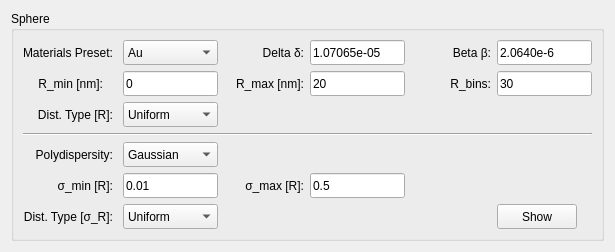
                       <widget class="QWidget" name="particleSpherePage">
                        <layout class="QHBoxLayout" name="horizontalLayout_5">
                         <item>
                          <widget class="QGroupBox" name="particleSphereBox">
                           <property name="sizePolicy">
                            <sizepolicy hsizetype="Preferred" vsizetype="Preferred">
                             <horstretch>0</horstretch>
                             <verstretch>0</verstretch>
                            </sizepolicy>
                           </property>
                           <property name="minimumSize">
                            <size>
                             <width>0</width>
                             <height>0</height>
                            </size>
                           </property>
                           <property name="sizeIncrement">
                            <size>
                             <width>0</width>
                             <height>0</height>
                            </size>
                           </property>
                           <property name="baseSize">
                            <size>
                             <width>0</width>
                             <height>0</height>
                            </size>
                           </property>
                           <property name="cursor">
                            <cursorShape>ArrowCursor</cursorShape>
                           </property>
                           <property name="title">
                            <string>Sphere</string>
                           </property>
                           <layout class="QGridLayout" name="gridLayout_4">
                            <item row="1" column="3">
                             <widget class="QLineEdit" name="particleSphereRmaxValue">
                              <property name="minimumSize">
                               <size>
                                <width>95</width>
                                <height>20</height>
                               </size>
                              </property>
                              <property name="maximumSize">
                               <size>
                                <width>95</width>
                                <height>25</height>
                               </size>
                              </property>
                              <property name="text">
                               <string>20</string>
                              </property>
                             </widget>
                            </item>
                            <item row="5" column="3">
                             <widget class="QLineEdit" name="particleSphereSigmaMaxRValue">
                              <property name="minimumSize">
                               <size>
                                <width>95</width>
                                <height>20</height>
                               </size>
                              </property>
                              <property name="maximumSize">
                               <size>
                                <width>95</width>
                                <height>25</height>
                               </size>
                              </property>
                              <property name="text">
                               <string>0.5</string>
                              </property>
                             </widget>
                            </item>
                            <item row="2" column="1">
                             <widget class="QComboBox" name="particleSphereDistTypeRCombox">
                              <property name="minimumSize">
                               <size>
                                <width>95</width>
                                <height>25</height>
                               </size>
                              </property>
                              <property name="maximumSize">
                               <size>
                                <width>95</width>
                                <height>16777215</height>
                               </size>
                              </property>
                              <item>
                               <property name="text">
                                <string>Uniform</string>
                               </property>
                              </item>
                              <item>
                               <property name="text">
                                <string>Gaussian</string>
                               </property>
                              </item>
                              <item>
                               <property name="text">
                                <string>Log-normal</string>
                               </property>
                              </item>
                             </widget>
                            </item>
                            <item row="2" column="0">
                             <widget class="QLabel" name="particleSphereDistTypeRLabel">
                              <property name="sizePolicy">
                               <sizepolicy hsizetype="Fixed" vsizetype="Fixed">
                                <horstretch>0</horstretch>
                                <verstretch>0</verstretch>
                               </sizepolicy>
                              </property>
                              <property name="minimumSize">
                               <size>
                                <width>90</width>
                                <height>25</height>
                               </size>
                              </property>
                              <property name="maximumSize">
                               <size>
                                <width>16777215</width>
                                <height>16777215</height>
                               </size>
                              </property>
                              <property name="text">
                               <string>Dist. Type [R]:</string>
                              </property>
                              <property name="alignment">
                               <set>Qt::AlignRight|Qt::AlignTrailing|Qt::AlignVCenter</set>
                              </property>
                             </widget>
                            </item>
                            <item row="0" column="3">
                             <widget class="QLineEdit" name="particleSphereDeltaValue">
                              <property name="minimumSize">
                               <size>
                                <width>95</width>
                                <height>20</height>
                               </size>
                              </property>
                              <property name="maximumSize">
                               <size>
                                <width>95</width>
                                <height>25</height>
                               </size>
                              </property>
                              <property name="text">
                               <string>1.07065e-05</string>
                              </property>
                             </widget>
                            </item>
                            <item row="1" column="1">
                             <widget class="QLineEdit" name="particleSphereRminValue">
                              <property name="minimumSize">
                               <size>
                                <width>95</width>
                                <height>20</height>
                               </size>
                              </property>
                              <property name="maximumSize">
                               <size>
                                <width>95</width>
                                <height>25</height>
                               </size>
                              </property>
                              <property name="text">
                               <string>0</string>
                              </property>
                             </widget>
                            </item>
                            <item row="5" column="0">
                             <widget class="QLabel" name="particleSphereSigmaMinRLabel">
                              <property name="sizePolicy">
                               <sizepolicy hsizetype="Fixed" vsizetype="Fixed">
                                <horstretch>0</horstretch>
                                <verstretch>0</verstretch>
                               </sizepolicy>
                              </property>
                              <property name="minimumSize">
                               <size>
                                <width>90</width>
                                <height>25</height>
                               </size>
                              </property>
                              <property name="maximumSize">
                               <size>
                                <width>16777215</width>
                                <height>16777215</height>
                               </size>
                              </property>
                              <property name="text">
                               <string>σ_min [R]:</string>
                              </property>
                              <property name="alignment">
                               <set>Qt::AlignRight|Qt::AlignTrailing|Qt::AlignVCenter</set>
                              </property>
                             </widget>
                            </item>
                            <item row="5" column="1">
                             <widget class="QLineEdit" name="particleSphereSigmaMinRValue">
                              <property name="minimumSize">
                               <size>
                                <width>95</width>
                                <height>20</height>
                               </size>
                              </property>
                              <property name="maximumSize">
                               <size>
                                <width>95</width>
                                <height>25</height>
                               </size>
                              </property>
                              <property name="text">
                               <string>0.01</string>
                              </property>
                             </widget>
                            </item>
                            <item row="0" column="1">
                             <widget class="QComboBox" name="particleSphereCombox">
                              <property name="minimumSize">
                               <size>
                                <width>95</width>
                                <height>25</height>
                               </size>
                              </property>
                              <property name="maximumSize">
                               <size>
                                <width>95</width>
                                <height>16777215</height>
                               </size>
                              </property>
                              <item>
                               <property name="text">
                                <string>Au</string>
                               </property>
                              </item>
                              <item>
                               <property name="text">
                                <string>Silicon</string>
                               </property>
                              </item>
                              <item>
                               <property name="text">
                                <string>Ag</string>
                               </property>
                              </item>
                              <item>
                               <property name="text">
                                <string>User-defined</string>
                               </property>
                              </item>
                             </widget>
                            </item>
                            <item row="3" column="0" colspan="6">
                             <widget class="QFrame" name="particleSphereDiver">
                              <property name="sizePolicy">
                               <sizepolicy hsizetype="Preferred" vsizetype="Fixed">
                                <horstretch>0</horstretch>
                                <verstretch>0</verstretch>
                               </sizepolicy>
                              </property>
                              <property name="minimumSize">
                               <size>
                                <width>0</width>
                                <height>0</height>
                               </size>
                              </property>
                              <property name="frameShape">
                               <enum>QFrame::HLine</enum>
                              </property>
                              <property name="frameShadow">
                               <enum>QFrame::Sunken</enum>
                              </property>
                             </widget>
                            </item>
                            <item row="0" column="0">
                             <widget class="QLabel" name="particleSphereMaterialsPresetLabel">
                              <property name="sizePolicy">
                               <sizepolicy hsizetype="Fixed" vsizetype="Fixed">
                                <horstretch>0</horstretch>
                                <verstretch>0</verstretch>
                               </sizepolicy>
                              </property>
                              <property name="minimumSize">
                               <size>
                                <width>90</width>
                                <height>25</height>
                               </size>
                              </property>
                              <property name="maximumSize">
                               <size>
                                <width>16777215</width>
                                <height>16777215</height>
                               </size>
                              </property>
                              <property name="text">
                               <string>Materials Preset: </string>
                              </property>
                             </widget>
                            </item>
                            <item row="0" column="2">
                             <widget class="QLabel" name="particleSphereDeltaLabel">
                              <property name="sizePolicy">
                               <sizepolicy hsizetype="Fixed" vsizetype="Fixed">
                                <horstretch>0</horstretch>
                                <verstretch>0</verstretch>
                               </sizepolicy>
                              </property>
                              <property name="minimumSize">
                               <size>
                                <width>80</width>
                                <height>25</height>
                               </size>
                              </property>
                              <property name="maximumSize">
                               <size>
                                <width>16777215</width>
                                <height>16777215</height>
                               </size>
                              </property>
                              <property name="text">
                               <string>Delta δ:</string>
                              </property>
                              <property name="alignment">
                               <set>Qt::AlignRight|Qt::AlignTrailing|Qt::AlignVCenter</set>
                              </property>
                             </widget>
                            </item>
                            <item row="1" column="2">
                             <widget class="QLabel" name="particleSphereLabel">
                              <property name="sizePolicy">
                               <sizepolicy hsizetype="Fixed" vsizetype="Fixed">
                                <horstretch>0</horstretch>
                                <verstretch>0</verstretch>
                               </sizepolicy>
                              </property>
                              <property name="minimumSize">
                               <size>
                                <width>80</width>
                                <height>25</height>
                               </size>
                              </property>
                              <property name="maximumSize">
                               <size>
                                <width>16777215</width>
                                <height>16777215</height>
                               </size>
                              </property>
                              <property name="text">
                               <string>R_max [nm]:</string>
                              </property>
                              <property name="alignment">
                               <set>Qt::AlignRight|Qt::AlignTrailing|Qt::AlignVCenter</set>
                              </property>
                             </widget>
                            </item>
                            <item row="1" column="0">
                             <widget class="QLabel" name="particleSphereRminLabel">
                              <property name="sizePolicy">
                               <sizepolicy hsizetype="Fixed" vsizetype="Fixed">
                                <horstretch>0</horstretch>
                                <verstretch>0</verstretch>
                               </sizepolicy>
                              </property>
                              <property name="minimumSize">
                               <size>
                                <width>80</width>
                                <height>25</height>
                               </size>
                              </property>
                              <property name="maximumSize">
                               <size>
                                <width>16777215</width>
                                <height>16777215</height>
                               </size>
                              </property>
                              <property name="text">
                               <string>R_min [nm]:</string>
                              </property>
                              <property name="alignment">
                               <set>Qt::AlignRight|Qt::AlignTrailing|Qt::AlignVCenter</set>
                              </property>
                             </widget>
                            </item>
                            <item row="5" column="2">
                             <widget class="QLabel" name="particleSphereSigmaMaxRLabel">
                              <property name="sizePolicy">
                               <sizepolicy hsizetype="Fixed" vsizetype="Fixed">
                                <horstretch>0</horstretch>
                                <verstretch>0</verstretch>
                               </sizepolicy>
                              </property>
                              <property name="minimumSize">
                               <size>
                                <width>80</width>
                                <height>25</height>
                               </size>
                              </property>
                              <property name="maximumSize">
                               <size>
                                <width>16777215</width>
                                <height>16777215</height>
                               </size>
                              </property>
                              <property name="text">
                               <string>σ_max [R]:</string>
                              </property>
                              <property name="alignment">
                               <set>Qt::AlignRight|Qt::AlignTrailing|Qt::AlignVCenter</set>
                              </property>
                             </widget>
                            </item>
                            <item row="4" column="0">
                             <widget class="QLabel" name="particleSpherePolydispersityLabel">
                              <property name="sizePolicy">
                               <sizepolicy hsizetype="Fixed" vsizetype="Fixed">
                                <horstretch>0</horstretch>
                                <verstretch>0</verstretch>
                               </sizepolicy>
                              </property>
                              <property name="minimumSize">
                               <size>
                                <width>90</width>
                                <height>25</height>
                               </size>
                              </property>
                              <property name="maximumSize">
                               <size>
                                <width>16777215</width>
                                <height>16777215</height>
                               </size>
                              </property>
                              <property name="text">
                               <string>Polydispersity:</string>
                              </property>
                              <property name="alignment">
                               <set>Qt::AlignRight|Qt::AlignTrailing|Qt::AlignVCenter</set>
                              </property>
                             </widget>
                            </item>
                            <item row="4" column="1">
                             <widget class="QComboBox" name="particleSpherePolydispersityCombox">
                              <property name="minimumSize">
                               <size>
                                <width>95</width>
                                <height>25</height>
                               </size>
                              </property>
                              <property name="maximumSize">
                               <size>
                                <width>95</width>
                                <height>16777215</height>
                               </size>
                              </property>
                              <item>
                               <property name="text">
                                <string>Gaussian</string>
                               </property>
                              </item>
                             </widget>
                            </item>
                            <item row="6" column="0">
                             <widget class="QLabel" name="particleSphereDistTypeSigmaRLabel">
                              <property name="sizePolicy">
                               <sizepolicy hsizetype="Fixed" vsizetype="Fixed">
                                <horstretch>0</horstretch>
                                <verstretch>0</verstretch>
                               </sizepolicy>
                              </property>
                              <property name="minimumSize">
                               <size>
                                <width>90</width>
                                <height>25</height>
                               </size>
                              </property>
                              <property name="maximumSize">
                               <size>
                                <width>16777215</width>
                                <height>16777215</height>
                               </size>
                              </property>
                              <property name="text">
                               <string>Dist. Type [σ_R]:</string>
                              </property>
                              <property name="alignment">
                               <set>Qt::AlignRight|Qt::AlignTrailing|Qt::AlignVCenter</set>
                              </property>
                             </widget>
                            </item>
                            <item row="0" column="4">
                             <widget class="QLabel" name="particleSphereBetaLabel">
                              <property name="sizePolicy">
                               <sizepolicy hsizetype="Fixed" vsizetype="Fixed">
                                <horstretch>0</horstretch>
                                <verstretch>0</verstretch>
                               </sizepolicy>
                              </property>
                              <property name="minimumSize">
                               <size>
                                <width>80</width>
                                <height>25</height>
                               </size>
                              </property>
                              <property name="maximumSize">
                               <size>
                                <width>16777215</width>
                                <height>16777215</height>
                               </size>
                              </property>
                              <property name="text">
                               <string>Beta β:</string>
                              </property>
                              <property name="alignment">
                               <set>Qt::AlignRight|Qt::AlignTrailing|Qt::AlignVCenter</set>
                              </property>
                             </widget>
                            </item>
                            <item row="1" column="4">
                             <widget class="QLabel" name="particleSphereRbinsLabel">
                              <property name="sizePolicy">
                               <sizepolicy hsizetype="Fixed" vsizetype="Fixed">
                                <horstretch>0</horstretch>
                                <verstretch>0</verstretch>
                               </sizepolicy>
                              </property>
                              <property name="minimumSize">
                               <size>
                                <width>80</width>
                                <height>25</height>
                               </size>
                              </property>
                              <property name="maximumSize">
                               <size>
                                <width>16777215</width>
                                <height>16777215</height>
                               </size>
                              </property>
                              <property name="text">
                               <string>R_bins:</string>
                              </property>
                              <property name="alignment">
                               <set>Qt::AlignRight|Qt::AlignTrailing|Qt::AlignVCenter</set>
                              </property>
                             </widget>
                            </item>
                            <item row="6" column="1">
                             <widget class="QComboBox" name="particleSphereDistTypeSigmaRCombox">
                              <property name="minimumSize">
                               <size>
                                <width>95</width>
                                <height>25</height>
                               </size>
                              </property>
                              <property name="maximumSize">
                               <size>
                                <width>95</width>
                                <height>16777215</height>
                               </size>
                              </property>
                              <item>
                               <property name="text">
                                <string>Uniform</string>
                               </property>
                              </item>
                              <item>
                               <property name="text">
                                <string>Gaussian</string>
                               </property>
                              </item>
                              <item>
                               <property name="text">
                                <string>Log-normal</string>
                               </property>
                              </item>
                             </widget>
                            </item>
                            <item row="0" column="5">
                             <widget class="QLineEdit" name="particleSphereBetaValue">
                              <property name="minimumSize">
                               <size>
                                <width>95</width>
                                <height>20</height>
                               </size>
                              </property>
                              <property name="maximumSize">
                               <size>
                                <width>95</width>
                                <height>25</height>
                               </size>
                              </property>
                              <property name="text">
                               <string>2.0640e-6</string>
                              </property>
                             </widget>
                            </item>
                            <item row="1" column="5">
                             <widget class="QLineEdit" name="particleSphereRbinsValue">
                              <property name="minimumSize">
                               <size>
                                <width>95</width>
                                <height>20</height>
                               </size>
                              </property>
                              <property name="maximumSize">
                               <size>
                                <width>95</width>
                                <height>25</height>
                               </size>
                              </property>
                              <property name="text">
                               <string>30</string>
                              </property>
                             </widget>
                            </item>
                            <item row="6" column="5">
                             <widget class="QPushButton" name="particleSphereShowButton">
                              <property name="sizePolicy">
                               <sizepolicy hsizetype="Fixed" vsizetype="Fixed">
                                <horstretch>0</horstretch>
                                <verstretch>0</verstretch>
                               </sizepolicy>
                              </property>
                              <property name="minimumSize">
                               <size>
                                <width>0</width>
                                <height>25</height>
                               </size>
                              </property>
                              <property name="text">
                               <string>Show</string>
                              </property>
                             </widget>
                            </item>
                           </layout>
                          </widget>
                         </item>
                        </layout>
                       </widget>
